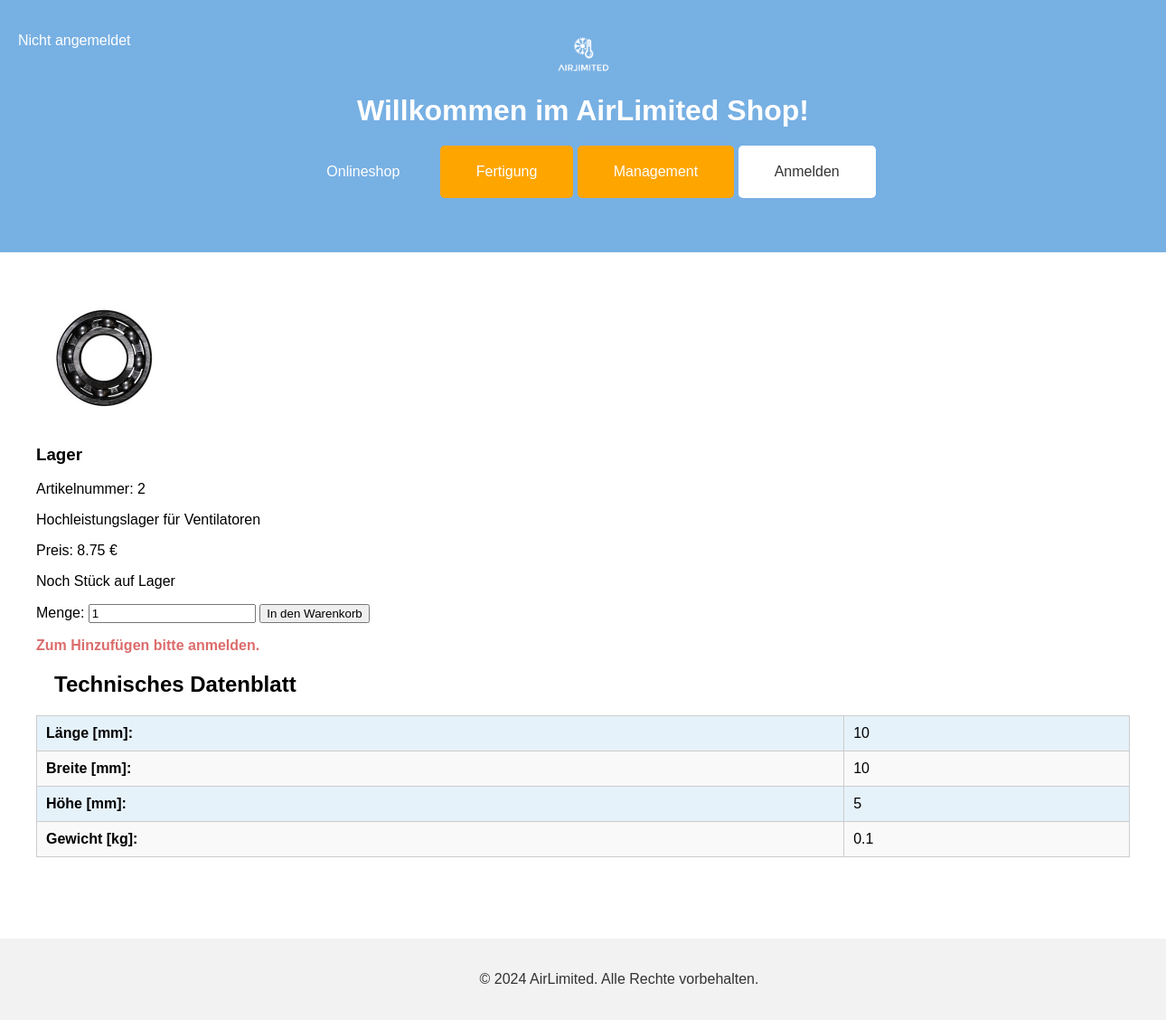
The app's page /sku_details.php?sku=2, older data.
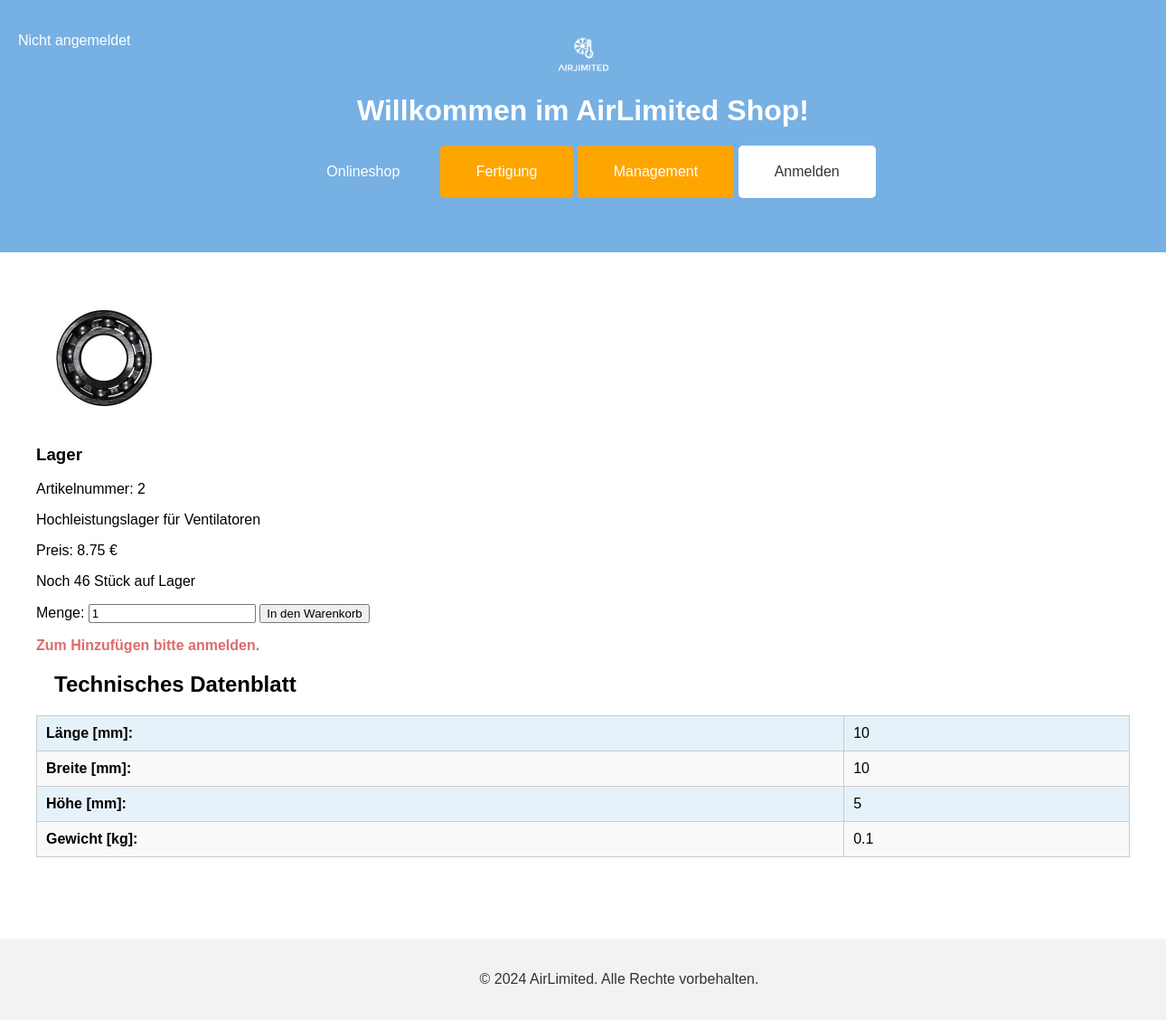
The same page, newer data.
### tables this page shows
CREATE TABLE IF NOT EXISTS `sku` (
  `SKUNr` int(11) NOT NULL AUTO_INCREMENT,
  `Name` varchar(20) NOT NULL,
  `Standardlosgroeße` int(11) NOT NULL DEFAULT 0,
  `Laenge` float DEFAULT NULL,
  `Breite` float DEFAULT NULL,
  `Hoehe` float DEFAULT NULL,
  `Gewicht` float DEFAULT NULL,
  `Beschreibung` varchar(200) DEFAULT NULL,
  `Preis` float DEFAULT NULL,
  `Foto` varchar(50) DEFAULT NULL,
  `Art` varchar(50) DEFAULT NULL,
  `Fertigungsanweisungen` varchar(50) DEFAULT NULL,
  `FertigungsNr` int(11) DEFAULT NULL,
  `LagerNr` int(11) DEFAULT NULL,
  PRIMARY KEY (`SKUNr`),
  KEY `FertigungsNr` (`FertigungsNr`),
  KEY `Lagerstandort` (`LagerNr`),
  CONSTRAINT `sku FertigungsNr` FOREIGN KEY (`FertigungsNr`) REFERENCES `fertigung` (`FertigungsNr`) ON DELETE NO ACTION ON UPDATE NO ACTION,
  CONSTRAINT `sku LagerNr` FOREIGN KEY (`LagerNr`) REFERENCES `lager` (`LagerNr`) ON DELETE NO ACTION ON UPDATE NO ACTION
);

CREATE TABLE IF NOT EXISTS `sind_in` (
  `LagerNr` int(11) NOT NULL,
  `SKUNr` int(11) NOT NULL,
  `Bestand` int(11) DEFAULT NULL,
  PRIMARY KEY (`LagerNr`,`SKUNr`),
  KEY `sind_in SKUNr` (`SKUNr`),
  CONSTRAINT `sind_in LagerNr` FOREIGN KEY (`LagerNr`) REFERENCES `lager` (`LagerNr`) ON DELETE NO ACTION ON UPDATE NO ACTION,
  CONSTRAINT `sind_in SKUNr` FOREIGN KEY (`SKUNr`) REFERENCES `sku` (`SKUNr`) ON DELETE NO ACTION ON UPDATE NO ACTION
);

### db_class.php (called while the page is built, shortened)
<?php
class DBConnector
{
	private $database = null;
	public function connect()
	{
		$this->database = mysqli_connect(DB_HOST, DB_USER, DB_PASSWORD) or die('Verbindung schlug fehl: '.mysqli_error($this->database));
		mysqli_select_db($this->database, DB_NAME) or die('Verbindung schlug fehl: '.mysqli_error($this->database));
		mysqli_query($this->database, "SET CHARSET 'utf8'") or die('Verbindung schlug fehl: '.mysqli_error($this->database));
		mysqli_query($this->database, "SET NAMES 'UTF8'") or die('Verbindung schlug fehl: '.mysqli_error($this->database));
	}
	static public function fetchEntity($QueryResult)
	{
		return mysqli_fetch_object($QueryResult);
	}
	static public function fetchEntityArray($QueryResult)
	{
		$result = array();
		while( $item = DBConnector::fetchEntity($QueryResult) )
			$result[] = $item;
		return $result;
	}
	public function query($Query)
	{
		$result = mysqli_query($this->database, $Query);
		return $result;
	}
	public function getEntityArray($Query)
	{
		$result = $this->query($Query);
		if( $result )
			return $this->fetchEntityArray($result);
		else
			return false;
	}
}
?>

### sku_details.php (the view, shortened to what this page needs)
<?php
    if (isset($_SESSION['userType']) && isset($_SESSION['userID'])) {
        $userType = $_SESSION['userType'];
        $userID = $_SESSION['userID'];
        $loginText = "Angemeldet als: " . $userType . " " . $userID;
    } else {
        $loginText = "Nicht angemeldet". "<br>";
    }
    if (isset($_GET['sku'])) {
        $sku = htmlspecialchars($_GET['sku']);
    } else {
        $sku = 1;
    }
    require_once "db_class.php";
    $DBServer   = 'localhost';
	$DBHost     = 'airlimited';
	$DBUser     = 'root';
	$DBPassword = '';
	$db = new DBConnector($DBServer, $DBHost, $DBUser, $DBPassword);
	$db->connect();
    $query = 'SELECT `Name`, sku.`SKUNr`, `Foto`, `Preis` , `Laenge`,  `Breite`,
                `Hoehe`,  `Gewicht`,  `Beschreibung`, sind_in.Bestand ';
    $query .= 'FROM `airlimited`.`sku` ';
    $query .= 'LEFT JOIN sind_in ON sku.SKUNr = sind_in.SKUNr ';
    $query .= 'WHERE sku.`SKUNr` = '. $sku . ' ';
    $query .= 'LIMIT 1000;';
    $result = $db->getEntityArray($query);
    $skuDB = $result[0];
    if (isset($userType) and isset($userID)) {
        if ($userType == 'servicepartner' or $userType == 'lager' ) {
            if (isset($_POST['quantity'])) {
                if ($userType == 'servicepartner') {
                    $sql = 'INSERT INTO `warenkorb` (`ServicepartnerNr`, `SKUNr`, `Menge`) ';
                    $sql .= 'VALUES ('. $userID .' , '. $sku .', '. $_POST['quantity'] .');';
                } elseif ($userType == 'lager') {
                    $sql = 'INSERT INTO `warenkorb` ( `LagerNr`, `SKUNr`, `Menge`) ';
                    $sql .= 'VALUES ('. $userID .' , '. $sku .', '. $_POST['quantity'] .');';
                }
                $input = $db->query($sql);
                $feedback = $skuDB->Name .' wurde '. $_POST['quantity'] .' mal in den Warenkorb gelegt.';
            }
        } else {
            $feedback = 'Zum Hinzufügen bitte als Servicepartner oder Lager anmelden.';
        }
    } else {
        $feedback = 'Zum Hinzufügen bitte anmelden.';
    }
?>
<!DOCTYPE html>
<html lang="de">
<head>
    <link rel="stylesheet" href="styles.css">
</head>
<body>
   <header>
        <div class="logo">
            <img src="logo.png" alt="AirLimited Logo">
        </div>
        <h1>Willkommen im AirLimited Shop!</h1>
        <nav>
            <button onclick="window.location.href='onlineshop.php'">Onlineshop</button>
            <button onclick="window.location.href='fertigung.php'" class="fertigung-btn">Fertigung</button>
            <button onclick="window.location.href='management.php'" class="management-btn">Management</button>
            <button onclick="window.location.href='index.php'" class="login-btn">Anmelden</button>
        </nav>
        <div class="meine-logindaten">
            <p>
                <?php
                    echo $loginText;
                ?>
            </p>
        </div>
    </header>
    <main>
        <div class="product-content">
            <div class="product">
                <?php echo '<div class="product-image">
                                <img src="images/' . htmlspecialchars($skuDB->SKUNr) . '.jpg" alt="Produkt ' . htmlspecialchars($skuDB->SKUNr) . '" width="150" height="150">
                            </div> '
                            ?>
                <div class="product-details">
                    <?php
                        echo '
                            <h3>'. $skuDB->Name .'</h3>
                            <p>Artikelnummer: '. $skuDB->SKUNr .'</p>
                            <p>'. $skuDB->Beschreibung .'</p>
                            <p class="price">Preis: '. $skuDB->Preis .' €</p>
                            <p>Noch '. $skuDB->Bestand .' Stück auf Lager</p>
                        ';
                    ?>
                    <form action="#" class="order-form" method="POST">
                        <label for="quantity">Menge:</label>
                        <input type="number" id="quantity" name="quantity" min="1" value="1">
                        <button type="submit">In den Warenkorb</button>
                        <?php
                            if (isset($feedback)) {
                                echo '<p class = "feedback">'. $feedback .'</p>';
                            }
                        ?>
                    </form>
                </div>
            </div>
            <div class="product-details-container">
                <?php
                    echo '
                        <h2>Technisches Datenblatt</h2>
                        <table>
                            <tr>
                                <td>Länge [mm]:</td>
                                <td>'. $skuDB->Laenge .'</td>
                            </tr>
                            <tr>
                                <td>Breite [mm]:</td>
                                <td>'. $skuDB->Breite .'</td>
                            </tr>
                            <tr>
                                <td>Höhe [mm]:</td>
                                <td>'. $skuDB->Hoehe .'</td>
                            </tr>
                            <tr>
                                <td>Gewicht [kg]:</td>
                                <td>'. $skuDB->Gewicht .'</td>
                            </tr>
                        </table>
                    ';
                ?>
            </div>
        </div>
    </main>
    <footer>
        <p>&copy; 2024 AirLimited. Alle Rechte vorbehalten.</p>
    </footer>
</body>
</html>

### styles.css (style rules this page uses)
body { font-family: Arial, sans-serif; margin: 0; padding: 0; }
header { background-color: #77b0e3; color: white; padding: 40px; display: flex; flex-direction: column; align-items: center; }
header h1 { margin: 0; margin-top: 20px; }
h2 { text-align: left; margin-left: 20px; margin-top: 20px; margin-bottom: 20px; }
.logo img { height: 40px; }
nav { margin-top: 20px; }
nav button { margin-bottom: 20px; background-color: #77b0e3; border: none; color: white; padding: 20px 40px; text-align: center; text-decoration: none; display: inline-block; font-size: 16px; cursor: pointer; border-radius: 5px; }
.login-btn { background-color: white; color: #333; }
.management-btn, .fertigung-btn { background-color: #ffa500; }
.meine-logindaten { position: absolute; top: 20px; left: 20px; }
.meine-logindaten p { color: white; text-align: left; text-decoration: none; font-size: 16px; }
main { padding: 40px; }
footer { background-color: #f2f2f2; color: #333; padding: 20px 40px; position: relative; bottom: 0; width: 100%; text-align: center; margin-top: 50px; }
.product-image { margin-right: 20px; }
.order-form { flex: 1; }
.product-details-container table { border-collapse: collapse; width: 100%; }
.product-details-container td { padding: 10px; border: 1px solid #ccc; }
.product-details-container td:first-child { font-weight: bold; }
.feedback { color: #dc6c6c; font-weight: bold; }
table { width: 100%; border-collapse: collapse; }
th, td { padding: 12px 15px; text-align: left; border: 1px solid #ddd; }
tr:nth-child(even) { background-color: #f9f9f9; }
tr:nth-child(odd) { background-color: #e6f2fa; }

Row changes from the older to the newer data that the page shows:
no longer on this page (row edited): sku: Name "Lager", SKUNr "2", Beschreibung "Hochleistungslager für Ventilatoren", Preis "8.75", Laenge "10", Breite "10", Hoehe "5", Gewicht "0.1"
added sind_in: SKUNr.Name "Lager", SKUNr.SKUNr "2", SKUNr.Beschreibung "Hochleistungslager für Ventilatoren", SKUNr.Preis "8.75", Bestand "46", SKUNr.Laenge "10", SKUNr.Breite "10", SKUNr.Hoehe "5", SKUNr.Gewicht "0.1"
